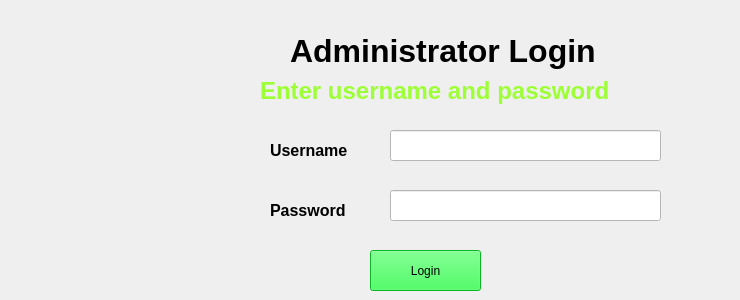
    <widget class="QWidget" name="tab">
     <attribute name="title">
      <string>Login</string>
     </attribute>
     <widget class="QLabel" name="label_2">
      <property name="geometry">
       <rect>
        <x>290</x>
        <y>30</y>
        <width>411</width>
        <height>41</height>
       </rect>
      </property>
      <property name="font">
       <font>
        <pointsize>24</pointsize>
        <weight>75</weight>
        <bold>true</bold>
       </font>
      </property>
      <property name="text">
       <string>Administrator Login</string>
      </property>
     </widget>
     <widget class="QLabel" name="l01">
      <property name="geometry">
       <rect>
        <x>260</x>
        <y>70</y>
        <width>471</width>
        <height>41</height>
       </rect>
      </property>
      <property name="font">
       <font>
        <pointsize>18</pointsize>
        <weight>75</weight>
        <bold>true</bold>
       </font>
      </property>
      <property name="styleSheet">
       <string notr="true">color: rgb(157, 255, 53);</string>
      </property>
      <property name="text">
       <string>Enter username and password</string>
      </property>
     </widget>
     <widget class="QLabel" name="label_4">
      <property name="geometry">
       <rect>
        <x>270</x>
        <y>140</y>
        <width>101</width>
        <height>21</height>
       </rect>
      </property>
      <property name="font">
       <font>
        <pointsize>12</pointsize>
        <weight>75</weight>
        <bold>true</bold>
       </font>
      </property>
      <property name="text">
       <string>Username</string>
      </property>
     </widget>
     <widget class="QLabel" name="label_5">
      <property name="geometry">
       <rect>
        <x>270</x>
        <y>200</y>
        <width>101</width>
        <height>21</height>
       </rect>
      </property>
      <property name="font">
       <font>
        <pointsize>12</pointsize>
        <weight>75</weight>
        <bold>true</bold>
       </font>
      </property>
      <property name="text">
       <string>Password</string>
      </property>
     </widget>
     <widget class="QLineEdit" name="tb01">
      <property name="geometry">
       <rect>
        <x>390</x>
        <y>130</y>
        <width>271</width>
        <height>31</height>
       </rect>
      </property>
      <property name="font">
       <font>
        <pointsize>12</pointsize>
       </font>
      </property>
      <property name="styleSheet">
       <string notr="true">background-color: rgb(255, 255, 255);</string>
      </property>
     </widget>
     <widget class="QLineEdit" name="tb02">
      <property name="geometry">
       <rect>
        <x>390</x>
        <y>190</y>
        <width>271</width>
        <height>31</height>
       </rect>
      </property>
      <property name="font">
       <font>
        <pointsize>12</pointsize>
       </font>
      </property>
      <property name="styleSheet">
       <string notr="true">background-color: rgb(255, 255, 255);</string>
      </property>
      <property name="echoMode">
       <enum>QLineEdit::Password</enum>
      </property>
     </widget>
     <widget class="QPushButton" name="b01">
      <property name="geometry">
       <rect>
        <x>370</x>
        <y>250</y>
        <width>111</width>
        <height>41</height>
       </rect>
      </property>
      <property name="styleSheet">
       <string notr="true">background-color: rgb(14, 255, 50);
font: 12pt &quot;MS Shell Dlg 2&quot;;</string>
      </property>
      <property name="text">
       <string>Login</string>
      </property>
     </widget>
     <widget class="QLabel" name="label_6">
      <property name="geometry">
       <rect>
        <x>40</x>
        <y>100</y>
        <width>141</width>
        <height>161</height>
       </rect>
      </property>
      <property name="text">
       <string/>
      </property>
      <property name="pixmap">
       <pixmap>login.jpg</pixmap>
      </property>
      <property name="alignment">
       <set>Qt::AlignCenter</set>
      </property>
      <property name="wordWrap">
       <bool>false</bool>
      </property>
     </widget>
    </widget>
